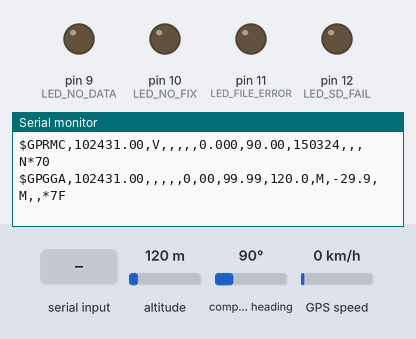
A sketch run on a simulated Arduino Mega 2560, built with avr-gcc and run on an emulated ATmega2560. Shown: output pins drawn as LEDs (lit = HIGH), the last lines printed to the serial monitor. The test bench sets the inputs (shaded band); at power-on: compass heading 90°, altitude 120 m, GPS speed 0 km/h. Storage starts empty; the GPS gets a fix after 3 s at 37.7749, -122.4194 with 8 satellites.

Above: at 1.2 s.
1.3 s: "$GNGGA\n" received over the second serial link
At 2.6 s:
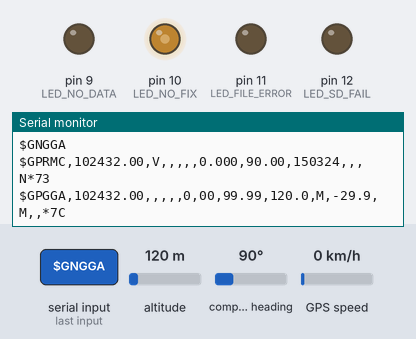
2.8 s: compass heading set to 7°
At 4.5 s:
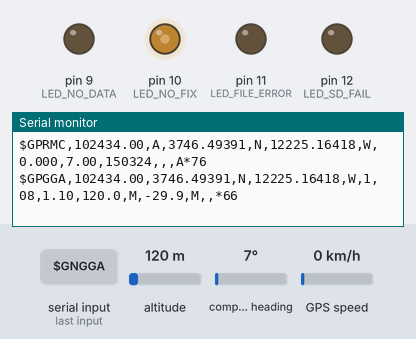
4.6 s: altitude set to 20 m
At 8.6 s:
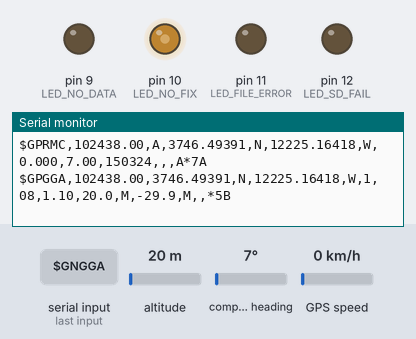
8.7 s: GPS speed set to 2 km/h
At 9.8 s:
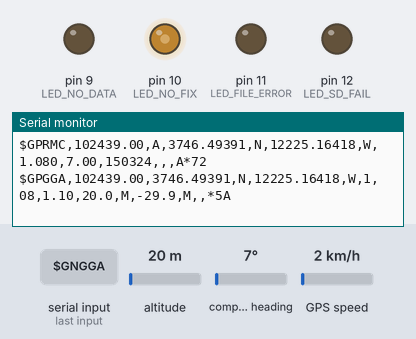
11.6 s: "1\n" received over the second serial link
At 12.1 s:
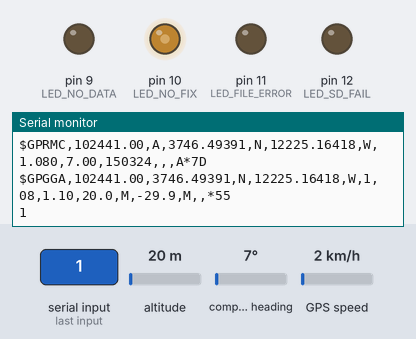

Measured:
- after the input at 1.3 s, the serial monitor: prints a new line at once (image 1)
- after the input at 2.8 s, the serial monitor: prints a new line after 0.23 s (image 2)
- after the input at 4.6 s, the serial monitor: prints a new line after 0.64 s (image 3)
- after the input at 8.7 s, the serial monitor: prints a new line after 0.47 s (image 4)
- after the input at 11.6 s, the serial monitor: prints a new line at once (image 5)

The sketch:

GPS_Logger.ino
```cpp
#include <TinyGPS++.h>
#include <SPI.h>
#include <SD.h>

File myFile;
const int chipSelect = 53;
TinyGPSPlus gps;
String gpsSentence = "";

// LED pins for different errors
const int LED_SD_FAIL = 12;
const int LED_FILE_ERROR = 11;
const int LED_NO_FIX = 10;
const int LED_NO_DATA = 9;

unsigned long lastGpsTime = 0;  // Stores last received data timestamp
const unsigned long timeoutDuration = 2000;  // 2-second timeout

void setup() {
    Serial.begin(9600);
    Serial1.begin(9600);

    // Set LED pins as OUTPUT
    pinMode(LED_SD_FAIL, OUTPUT);
    pinMode(LED_FILE_ERROR, OUTPUT);
    pinMode(LED_NO_FIX, OUTPUT);
    pinMode(LED_NO_DATA, OUTPUT);

    Serial.println("GPS Receiver Initialized");
    Serial.print("Initializing SD card...");

    if (!SD.begin(chipSelect)) {  // Use chipSelect argument
        Serial.println("SD Initialization Failed!");
        analogWrite(LED_SD_FAIL, 109);  // Turn on LED 12 if SD card fails
        return;
    }
    Serial.println("SD Initialization Done.");
}

void loop() {
    bool gpsDataReceived = false;  // Flag to check if GPS data is available

    while (Serial1.available()) {
        gpsDataReceived = true;  // Data is coming in
        lastGpsTime = millis();  // Update last data received time
        char c = Serial1.read();
        gps.encode(c);
        Serial.print(c);

        if (c == '\n') {
            if (gpsSentence.startsWith("$GNGGA")) {
                if (!gps.location.isValid()) {
                    analogWrite(LED_NO_FIX, 109);  // No fix, turn on LED 10
                } else {
                    analogWrite(LED_NO_FIX, 0);  // Fix found, turn off LED 10
                }
            }

            myFile = SD.open("test1.txt", FILE_WRITE);
            if (myFile) {
                myFile.println(gpsSentence);
                myFile.close();
                analogWrite(LED_FILE_ERROR, 0);  // Turn off error LED if writing is successful
            } else {
                Serial.println("File Write Error");
                analogWrite(LED_FILE_ERROR, 109);  // File write error, turn on LED 11
            }

            gpsSentence = "";  // Clear sentence buffer after processing
        } else {
            gpsSentence += c;
        }
    }

    // Check if 2+ seconds have passed without receiving GPS data
    if (millis() - lastGpsTime > timeoutDuration) {
        analogWrite(LED_NO_DATA, 109);  // No data → Turn on LED 9
    } else {
        analogWrite(LED_NO_DATA, 0);   // Data received recently → Turn off LED 9
    }
}
```
